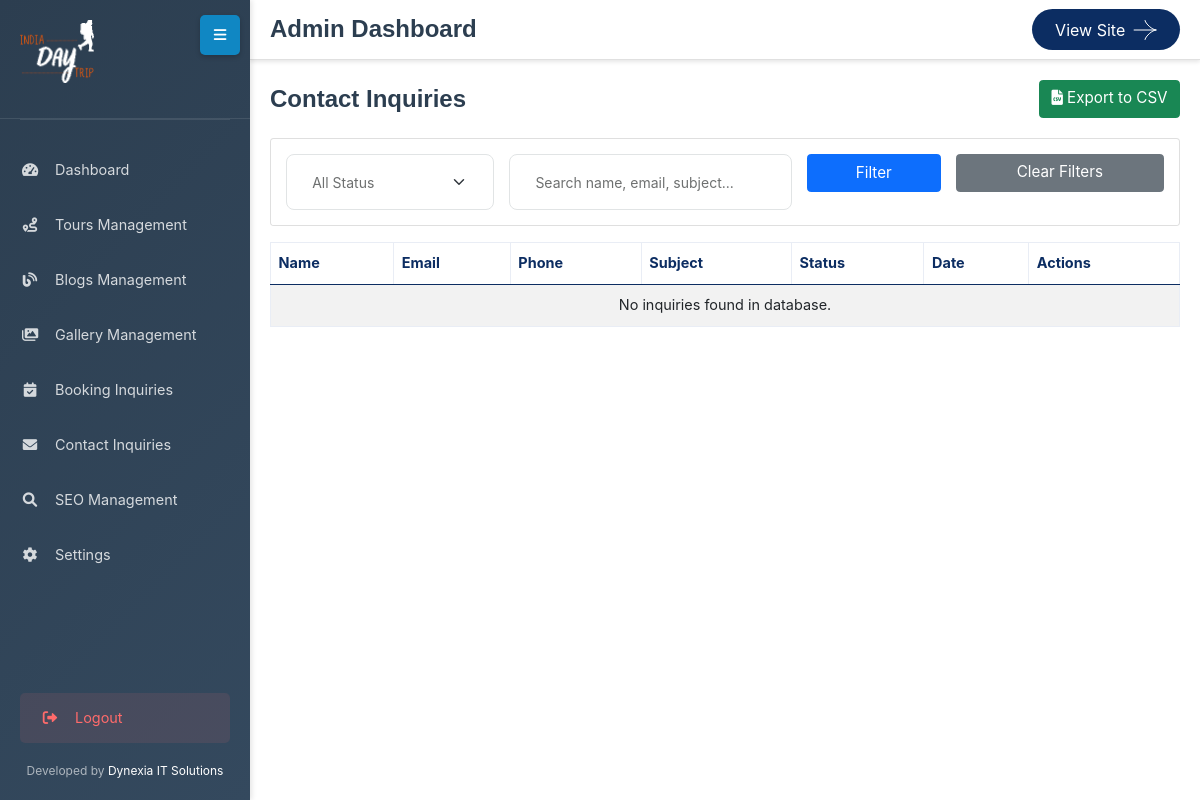
Page /admin/contact-inquiries.php (signed in) on the earlier database version.
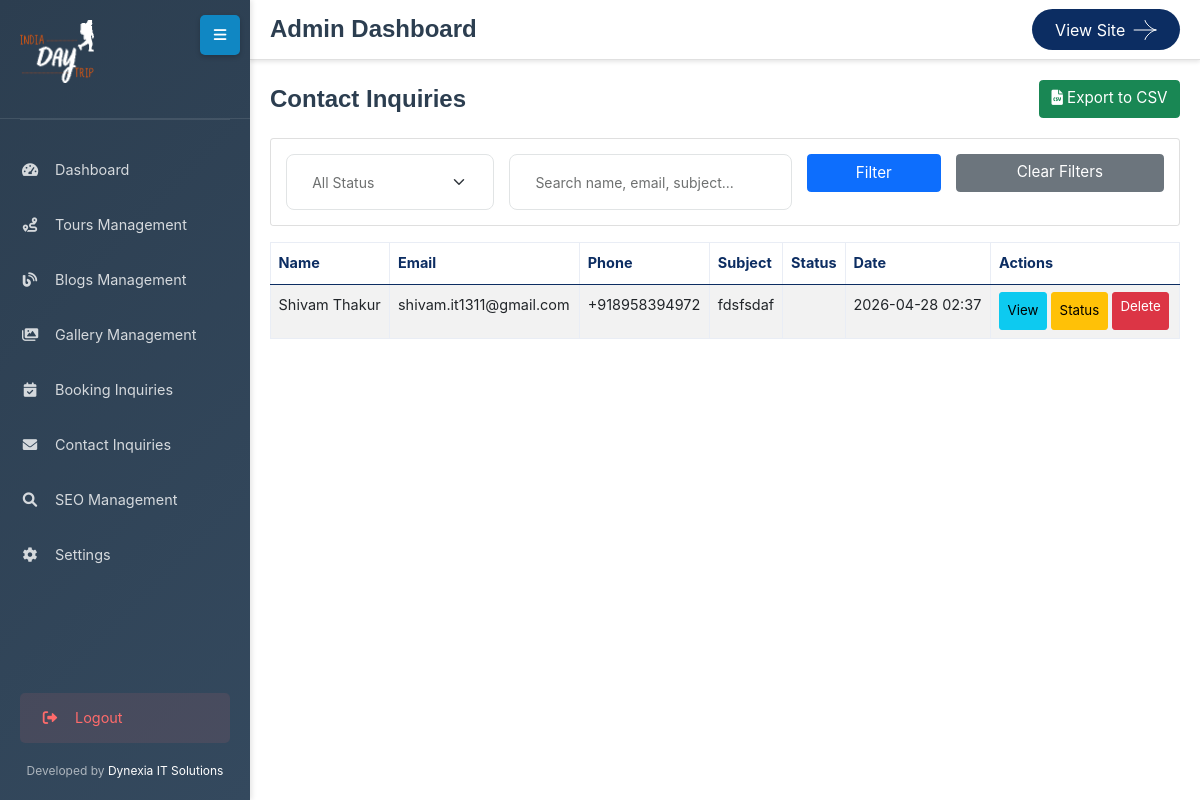
Same page on the later database version.
### tables this page shows
CREATE TABLE `contact_inquiries` (
  `id` int(11) NOT NULL,
  `name` varchar(100) NOT NULL,
  `email` varchar(255) NOT NULL,
  `phone` varchar(20) DEFAULT NULL,
  `subject` varchar(255) NOT NULL,
  `message` text NOT NULL,
  `status` enum('pending','read','processed','completed') DEFAULT 'pending',
  `ip_address` varchar(45) DEFAULT NULL,
  `created_at` timestamp NOT NULL DEFAULT current_timestamp(),
  `updated_at` timestamp NOT NULL DEFAULT current_timestamp() ON UPDATE current_timestamp()
);

### functions.php (called while the page is built, shortened)
<?php
function startSessionIfPossible() {
    if (session_status() === PHP_SESSION_ACTIVE) {
        return true;
    }
    return session_status() === PHP_SESSION_ACTIVE;
}
function generateCSRFToken() {
    return $_SESSION['csrf_token'];
}
?>

### admin/contact-inquiries.php (the view, shortened to what the changed rows need)
<?php
require_once '../config.php';
 $pdo->setAttribute(PDO::ATTR_ERRMODE, PDO::ERRMODE_EXCEPTION);
 $where = ['1=1'];
 $params = [];
 $whereClause = implode(' AND ', $where);
?>
<!DOCTYPE html>
<html lang="en">
<head>
    <link rel="stylesheet" href="../assets/css/bootstrap.min.css">
    <link rel="stylesheet" href="../assets/css/fontawesome.min.css">
    <link rel="stylesheet" href="../assets/css/magnific-popup.min.css">
    <link rel="stylesheet" href="../assets/css/swiper-bundle.min.css">
    <link rel="stylesheet" href="../assets/css/style.css">
</head>
<body>
    <?php include 'header.php'; ?>
    <div class="main-content">
        <div class="content-wrapper">
            <div class="page-header-row">
                <h1 class="page-title">Contact Inquiries</h1>
            </div>
            <table class="table table-striped">
                <thead>
                    <tr>
                        <th>Name</th>
                        <th>Email</th>
                        <th>Phone</th>
                        <th>Subject</th>
                        <th>Status</th>
                        <th>Date</th>
                        <th>Actions</th>
                    </tr>
                </thead>
                <tbody>
                    <?php
                    $currentPage = max(1, (int)($_GET['page'] ?? 1));
                    $perPage = 20;
                    $countQuery = "SELECT COUNT(*) FROM contact_inquiries WHERE $whereClause";
                    $countStmt = $pdo->prepare($countQuery);
                    $countStmt->execute($params);
                    $totalItems = (int)$countStmt->fetchColumn();
                    $pagination = function_exists('getPaginationInfo')
                        ? getPaginationInfo($currentPage, $totalItems, $perPage)
                        : [];
                    $limit  = (int)($pagination['per_page'] ?? $perPage);
                    $offset = (int)($pagination['offset']  ?? (($currentPage - 1) * $perPage));
                    $query = "SELECT * FROM contact_inquiries WHERE $whereClause ORDER BY created_at DESC LIMIT ? OFFSET ?";
                    $stmt = $pdo->prepare($query);
                    $paramIndex = 1;
                    $stmt->bindValue($paramIndex++, $limit,  PDO::PARAM_INT);
                    $stmt->bindValue($paramIndex++, $offset, PDO::PARAM_INT);
                    $stmt->execute();
                    $csrfToken = urlencode(generateCSRFToken());
                    if ($totalItems === 0) {
                        echo "<tr><td colspan='7' class='text-center'>No inquiries found in database.</td></tr>";
                    } elseif ($stmt->rowCount() === 0) {
                        echo "<tr><td colspan='7' class='text-center'>No inquiries found for current page. Total: $totalItems, Offset: $offset, Limit: $limit</td></tr>";
                    }
                    while ($row = $stmt->fetch()) {
                        $statusClass = 'status-' . htmlspecialchars($row['status']);
                        echo "<tr>
                            <td>" . htmlspecialchars($row['name']) . "</td>
                            <td>" . htmlspecialchars($row['email']) . "</td>
                            <td>" . htmlspecialchars($row['phone'] ?: '-') . "</td>
                            <td>" . htmlspecialchars(substr($row['subject'], 0, 40)) . (strlen($row['subject']) > 40 ? '...' : '') . "</td>
                            <td><span class='badge $statusClass'>" . ucfirst(htmlspecialchars($row['status'])) . "</span></td>
                            <td>" . date('Y-m-d H:i', strtotime($row['created_at'])) . "</td>
                            <td>
                                <button type='button' class='btn btn-sm btn-info' onclick='viewDetails({$row['id']})'>View</button>
                                <button type='button' class='btn btn-sm btn-warning' onclick='updateStatus({$row['id']})'>Status</button>
                                <a href='?action=delete&id={$row['id']}&csrf_token={$csrfToken}' class='btn btn-sm btn-danger' onclick='return confirm(\"Delete this inquiry?\")'>Delete</a>
                            </td>
                        </tr>";
                    }
                    ?>
                </tbody>
            </table>
        </div>
    </div>
</body>
</html>

Differences in the rows shown:
added contact_inquiries: name "Shivam Thakur", email "shivam.it1311@gmail.com", phone "+918958394972", subject "fdsfsdaf", created_at "2026-04-28 02:37"
Other differences:
text no longer shown: "No inquiries found in database."
